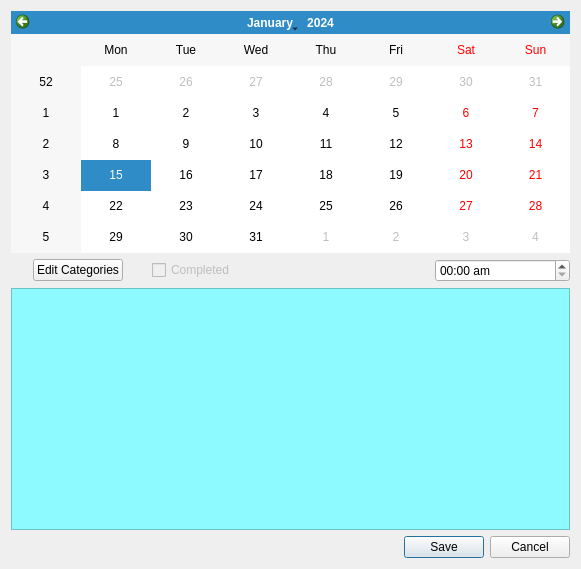
<?xml version="1.0" encoding="UTF-8"?>
<ui version="4.0">
 <class>addEditRemDialog</class>
 <widget class="QDialog" name="addEditRemDialog">
  <property name="geometry">
   <rect>
    <x>0</x>
    <y>0</y>
    <width>581</width>
    <height>569</height>
   </rect>
  </property>
  <property name="windowTitle">
   <string>Add a reminder</string>
  </property>
  <property name="styleSheet">
   <string notr="true"/>
  </property>
  <layout class="QGridLayout" name="gridLayout">
   <item row="0" column="0">
    <layout class="QVBoxLayout" name="verticalLayout">
     <property name="sizeConstraint">
      <enum>QLayout::SetMinAndMaxSize</enum>
     </property>
     <item>
      <widget class="QCalendarWidget" name="addEditRemDlgCalendarWidget">
       <property name="sizePolicy">
        <sizepolicy hsizetype="Preferred" vsizetype="Preferred">
         <horstretch>0</horstretch>
         <verstretch>0</verstretch>
        </sizepolicy>
       </property>
      </widget>
     </item>
     <item>
      <layout class="QHBoxLayout" name="horizontalLayout">
       <item alignment="Qt::AlignHCenter">
        <widget class="QPushButton" name="addEditRemDlgCatpushButton">
         <property name="cursor">
          <cursorShape>PointingHandCursor</cursorShape>
         </property>
         <property name="text">
          <string>Edit Categories</string>
         </property>
         <property name="icon">
          <iconset resource="../icons.qrc">
           <normaloff>:/icons/icons/open-window-black.png</normaloff>:/icons/icons/open-window-black.png</iconset>
         </property>
        </widget>
       </item>
       <item>
        <widget class="QCheckBox" name="addEditRemDlgCompletecheckBox">
         <property name="enabled">
          <bool>false</bool>
         </property>
         <property name="text">
          <string>Completed</string>
         </property>
        </widget>
       </item>
       <item alignment="Qt::AlignRight">
        <widget class="QLabel" name="addEditRemDlgTimeLabel">
         <property name="text">
          <string/>
         </property>
         <property name="pixmap">
          <pixmap resource="../icons.qrc">:/icons/icons/clock-with-white-face.png</pixmap>
         </property>
         <property name="alignment">
          <set>Qt::AlignRight|Qt::AlignTrailing|Qt::AlignVCenter</set>
         </property>
         <property name="buddy">
          <cstring>addEditRemDlgTimeEdit</cstring>
         </property>
        </widget>
       </item>
       <item>
        <widget class="QTimeEdit" name="addEditRemDlgTimeEdit">
         <property name="sizePolicy">
          <sizepolicy hsizetype="Preferred" vsizetype="Preferred">
           <horstretch>0</horstretch>
           <verstretch>0</verstretch>
          </sizepolicy>
         </property>
         <property name="cursor">
          <cursorShape>PointingHandCursor</cursorShape>
         </property>
         <property name="displayFormat">
          <string>HH:mm ap</string>
         </property>
        </widget>
       </item>
      </layout>
     </item>
     <item>
      <widget class="QTextEdit" name="addEditRemDlgTextEdit">
       <property name="font">
        <font>
         <italic>true</italic>
        </font>
       </property>
       <property name="cursor" stdset="0">
        <cursorShape>IBeamCursor</cursorShape>
       </property>
       <property name="styleSheet">
        <string notr="true">QTextEdit{
   background-color: rgb(140, 250, 255);
	color: black;
}</string>
       </property>
       <property name="html">
        <string>&lt;!DOCTYPE HTML PUBLIC &quot;-//W3C//DTD HTML 4.0//EN&quot; &quot;http://www.w3.org/TR/REC-html40/strict.dtd&quot;&gt;
&lt;html&gt;&lt;head&gt;&lt;meta name=&quot;qrichtext&quot; content=&quot;1&quot; /&gt;&lt;style type=&quot;text/css&quot;&gt;
p, li { white-space: pre-wrap; }
&lt;/style&gt;&lt;/head&gt;&lt;body style=&quot; font-family:'Ubuntu'; font-size:11pt; font-weight:400; font-style:italic;&quot;&gt;
&lt;p style=&quot;-qt-paragraph-type:empty; margin-top:0px; margin-bottom:0px; margin-left:0px; margin-right:0px; -qt-block-indent:0; text-indent:0px;&quot;&gt;&lt;br /&gt;&lt;/p&gt;&lt;/body&gt;&lt;/html&gt;</string>
       </property>
      </widget>
     </item>
     <item>
      <widget class="QDialogButtonBox" name="addEditRemDlgButtonBox">
       <property name="cursor">
        <cursorShape>ArrowCursor</cursorShape>
       </property>
       <property name="orientation">
        <enum>Qt::Horizontal</enum>
       </property>
       <property name="standardButtons">
        <set>QDialogButtonBox::Cancel|QDialogButtonBox::Save</set>
       </property>
       <property name="centerButtons">
        <bool>false</bool>
       </property>
      </widget>
     </item>
    </layout>
   </item>
  </layout>
 </widget>
 <resources>
  <include location="../icons.qrc"/>
 </resources>
 <connections>
  <connection>
   <sender>addEditRemDlgButtonBox</sender>
   <signal>accepted()</signal>
   <receiver>addEditRemDialog</receiver>
   <slot>accept()</slot>
   <hints>
    <hint type="sourcelabel">
     <x>248</x>
     <y>254</y>
    </hint>
    <hint type="destinationlabel">
     <x>157</x>
     <y>274</y>
    </hint>
   </hints>
  </connection>
  <connection>
   <sender>addEditRemDlgButtonBox</sender>
   <signal>rejected()</signal>
   <receiver>addEditRemDialog</receiver>
   <slot>reject()</slot>
   <hints>
    <hint type="sourcelabel">
     <x>316</x>
     <y>260</y>
    </hint>
    <hint type="destinationlabel">
     <x>286</x>
     <y>274</y>
    </hint>
   </hints>
  </connection>
 </connections>
</ui>
